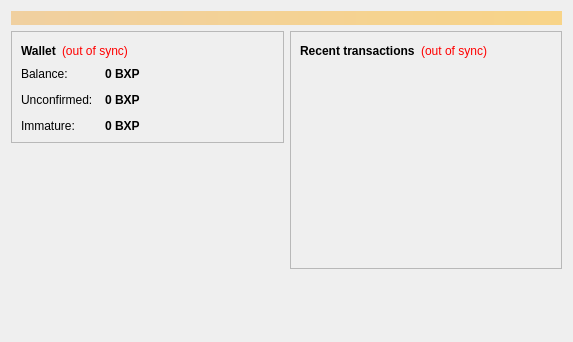
<?xml version="1.0" encoding="UTF-8"?>
<ui version="4.0">
 <class>OverviewPage</class>
 <widget class="QWidget" name="OverviewPage">
  <property name="geometry">
   <rect>
    <x>0</x>
    <y>0</y>
    <width>573</width>
    <height>342</height>
   </rect>
  </property>
  <property name="windowTitle">
   <string>Form</string>
  </property>
  <layout class="QVBoxLayout" name="topLayout">
   <item>
    <widget class="QLabel" name="labelAlerts">
     <property name="visible">
      <bool>false</bool>
     </property>
     <property name="styleSheet">
      <string notr="true">background-color: qlineargradient(x1: 0, y1: 0, x2: 1, y2: 0, stop:0 #F0D0A0, stop:1 #F8D488); color:#000000;</string>
     </property>
     <property name="wordWrap">
      <bool>true</bool>
     </property>
     <property name="margin">
      <number>3</number>
     </property>
    </widget>
   </item>
   <item>
    <layout class="QHBoxLayout" name="horizontalLayout" stretch="1,1">
     <item>
      <layout class="QVBoxLayout" name="verticalLayout_2">
       <item>
        <widget class="QFrame" name="frame">
         <property name="frameShape">
          <enum>QFrame::StyledPanel</enum>
         </property>
         <property name="frameShadow">
          <enum>QFrame::Raised</enum>
         </property>
         <layout class="QVBoxLayout" name="verticalLayout_4">
          <item>
           <layout class="QHBoxLayout" name="horizontalLayout_4">
            <item>
             <widget class="QLabel" name="label_5">
              <property name="font">
               <font>
                <weight>75</weight>
                <bold>true</bold>
               </font>
              </property>
              <property name="text">
               <string>Wallet</string>
              </property>
             </widget>
            </item>
            <item>
             <widget class="QLabel" name="labelWalletStatus">
              <property name="toolTip">
               <string>The displayed information may be out of date. Your wallet automatically synchronizes with the Andromeda network after a connection is established, but this process has not completed yet.</string>
              </property>
              <property name="styleSheet">
               <string notr="true">QLabel { color: red; }</string>
              </property>
              <property name="text">
               <string notr="true">(out of sync)</string>
              </property>
              <property name="alignment">
               <set>Qt::AlignLeading|Qt::AlignLeft|Qt::AlignVCenter</set>
              </property>
             </widget>
            </item>
            <item>
             <spacer name="horizontalSpacer_2">
              <property name="orientation">
               <enum>Qt::Horizontal</enum>
              </property>
              <property name="sizeHint" stdset="0">
               <size>
                <width>40</width>
                <height>20</height>
               </size>
              </property>
             </spacer>
            </item>
           </layout>
          </item>
          <item>
           <layout class="QFormLayout" name="formLayout_2">
            <property name="fieldGrowthPolicy">
             <enum>QFormLayout::AllNonFixedFieldsGrow</enum>
            </property>
            <property name="horizontalSpacing">
             <number>12</number>
            </property>
            <property name="verticalSpacing">
             <number>12</number>
            </property>
            <item row="0" column="0">
             <widget class="QLabel" name="label">
              <property name="text">
               <string>Balance:</string>
              </property>
             </widget>
            </item>
            <item row="0" column="1">
             <widget class="QLabel" name="labelBalance">
              <property name="font">
               <font>
                <weight>75</weight>
                <bold>true</bold>
               </font>
              </property>
              <property name="cursor">
               <cursorShape>IBeamCursor</cursorShape>
              </property>
              <property name="toolTip">
               <string>Your current balance</string>
              </property>
              <property name="text">
               <string notr="true">0 BXP</string>
              </property>
              <property name="textInteractionFlags">
               <set>Qt::LinksAccessibleByMouse|Qt::TextSelectableByKeyboard|Qt::TextSelectableByMouse</set>
              </property>
             </widget>
            </item>
            <item row="1" column="0">
             <widget class="QLabel" name="label_3">
              <property name="text">
               <string>Unconfirmed:</string>
              </property>
             </widget>
            </item>
            <item row="1" column="1">
             <widget class="QLabel" name="labelUnconfirmed">
              <property name="font">
               <font>
                <weight>75</weight>
                <bold>true</bold>
               </font>
              </property>
              <property name="cursor">
               <cursorShape>IBeamCursor</cursorShape>
              </property>
              <property name="toolTip">
               <string>Total of transactions that have yet to be confirmed, and do not yet count toward the current balance</string>
              </property>
              <property name="text">
               <string notr="true">0 BXP</string>
              </property>
              <property name="textInteractionFlags">
               <set>Qt::LinksAccessibleByMouse|Qt::TextSelectableByKeyboard|Qt::TextSelectableByMouse</set>
              </property>
             </widget>
            </item>
            <item row="2" column="0">
             <widget class="QLabel" name="labelImmatureText">
              <property name="text">
               <string>Immature:</string>
              </property>
             </widget>
            </item>
            <item row="2" column="1">
             <widget class="QLabel" name="labelImmature">
              <property name="font">
               <font>
                <weight>75</weight>
                <bold>true</bold>
               </font>
              </property>
              <property name="toolTip">
               <string>Mined balance that has not yet matured</string>
              </property>
              <property name="text">
               <string notr="true">0 BXP</string>
              </property>
              <property name="textInteractionFlags">
               <set>Qt::LinksAccessibleByMouse|Qt::TextSelectableByKeyboard|Qt::TextSelectableByMouse</set>
              </property>
             </widget>
            </item>
           </layout>
          </item>
         </layout>
        </widget>
       </item>
       <item>
        <spacer name="verticalSpacer">
         <property name="orientation">
          <enum>Qt::Vertical</enum>
         </property>
         <property name="sizeHint" stdset="0">
          <size>
           <width>20</width>
           <height>40</height>
          </size>
         </property>
        </spacer>
       </item>
      </layout>
     </item>
     <item>
      <layout class="QVBoxLayout" name="verticalLayout_3">
       <item>
        <widget class="QFrame" name="frame_2">
         <property name="frameShape">
          <enum>QFrame::StyledPanel</enum>
         </property>
         <property name="frameShadow">
          <enum>QFrame::Raised</enum>
         </property>
         <layout class="QVBoxLayout" name="verticalLayout">
          <item>
           <layout class="QHBoxLayout" name="horizontalLayout_2">
            <item>
             <widget class="QLabel" name="label_4">
              <property name="text">
               <string>&lt;b&gt;Recent transactions&lt;/b&gt;</string>
              </property>
             </widget>
            </item>
            <item>
             <widget class="QLabel" name="labelTransactionsStatus">
              <property name="toolTip">
               <string>The displayed information may be out of date. Your wallet automatically synchronizes with the Andromeda network after a connection is established, but this process has not completed yet.</string>
              </property>
              <property name="styleSheet">
               <string notr="true">QLabel { color: red; }</string>
              </property>
              <property name="text">
               <string notr="true">(out of sync)</string>
              </property>
              <property name="alignment">
               <set>Qt::AlignRight|Qt::AlignTrailing|Qt::AlignVCenter</set>
              </property>
             </widget>
            </item>
            <item>
             <spacer name="horizontalSpacer">
              <property name="orientation">
               <enum>Qt::Horizontal</enum>
              </property>
              <property name="sizeHint" stdset="0">
               <size>
                <width>40</width>
                <height>20</height>
               </size>
              </property>
             </spacer>
            </item>
           </layout>
          </item>
          <item>
           <widget class="QListView" name="listTransactions">
            <property name="styleSheet">
             <string notr="true">QListView { background: transparent; }</string>
            </property>
            <property name="frameShape">
             <enum>QFrame::NoFrame</enum>
            </property>
            <property name="verticalScrollBarPolicy">
             <enum>Qt::ScrollBarAlwaysOff</enum>
            </property>
            <property name="horizontalScrollBarPolicy">
             <enum>Qt::ScrollBarAlwaysOff</enum>
            </property>
            <property name="selectionMode">
             <enum>QAbstractItemView::NoSelection</enum>
            </property>
           </widget>
          </item>
         </layout>
        </widget>
       </item>
       <item>
        <spacer name="verticalSpacer_2">
         <property name="orientation">
          <enum>Qt::Vertical</enum>
         </property>
         <property name="sizeHint" stdset="0">
          <size>
           <width>20</width>
           <height>40</height>
          </size>
         </property>
        </spacer>
       </item>
      </layout>
     </item>
    </layout>
   </item>
  </layout>
 </widget>
 <resources/>
 <connections/>
</ui>
